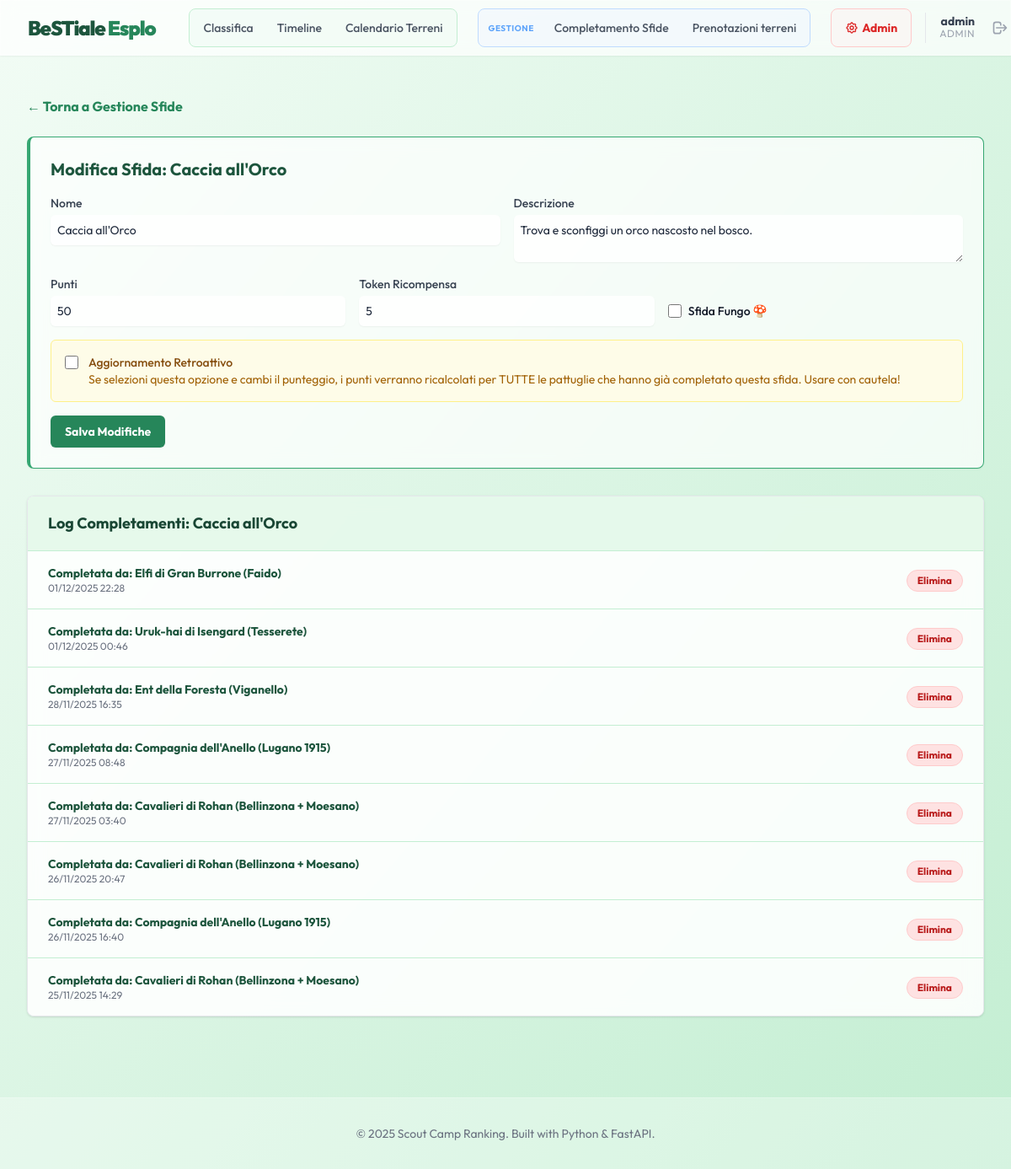
Page /admin/challenges/1 (signed in) on the committed database.
### app/models.py (models this page shows)
class User(Base):
    __tablename__ = "users"
    id: Mapped[int] = mapped_column(primary_key=True, index=True)
    username: Mapped[str] = mapped_column(unique=True, index=True)
    password_hash: Mapped[str] = mapped_column()
    role: Mapped[str] = mapped_column()  # 'unit', 'tech', 'admin'
    unita_id: Mapped[int | None] = mapped_column(ForeignKey("unita.id"), nullable=True)
    unita: Mapped[Optional["Unita"]] = relationship()

class Challenge(Base):
    __tablename__ = "challenges"
    id: Mapped[int] = mapped_column(primary_key=True, index=True)
    name: Mapped[str] = mapped_column(unique=True, index=True)
    description: Mapped[str] = mapped_column()
    points: Mapped[int] = mapped_column()
    is_fungo: Mapped[bool] = mapped_column(default=False)
    reward_tokens: Mapped[int] = mapped_column(default=0)
    completions: Mapped[list["Completion"]] = relationship(back_populates="challenge")

class Completion(Base):
    __tablename__ = "completions"
    id: Mapped[int] = mapped_column(primary_key=True, index=True)
    pattuglia_id: Mapped[int] = mapped_column(ForeignKey("pattuglie.id"))
    challenge_id: Mapped[int] = mapped_column(ForeignKey("challenges.id"))
    timestamp: Mapped[datetime] = mapped_column(default=datetime.utcnow)
    pattuglia: Mapped["Pattuglia"] = relationship(back_populates="completions")
    challenge: Mapped["Challenge"] = relationship(back_populates="completions")

class Pattuglia(Base):
    __tablename__ = "pattuglie"
    id: Mapped[int] = mapped_column(primary_key=True, index=True)
    name: Mapped[str] = mapped_column(unique=True, index=True)
    capo_pattuglia: Mapped[str] = mapped_column()
    unita_id: Mapped[int] = mapped_column(ForeignKey("unita.id"))
    current_score: Mapped[int] = mapped_column(default=0)
    unita: Mapped["Unita"] = relationship(back_populates="pattuglie")
    completions: Mapped[list["Completion"]] = relationship(back_populates="pattuglia")

class Unita(Base):
    __tablename__ = "unita"
    id: Mapped[int] = mapped_column(primary_key=True, index=True)
    name: Mapped[str] = mapped_column(unique=True, index=True)
    sottocampo: Mapped[str] = mapped_column()
    pattuglie: Mapped[list["Pattuglia"]] = relationship(back_populates="unita")

### app/routers/admin.py (the view)
@router.get("/challenges/{challenge_id}", response_class=HTMLResponse)
async def edit_challenge_form(
    challenge_id: int, request: Request, db: Session = Depends(get_db), user: User = Depends(get_admin_user)
):
    challenge = db.query(Challenge).filter(Challenge.id == challenge_id).first()
    if not challenge:
        raise HTTPException(status_code=404, detail="Challenge not found")
    completions = (
        db.query(Completion)
        .filter(Completion.challenge_id == challenge_id)
        .options(joinedload(Completion.pattuglia))
        .order_by(Completion.timestamp.desc())
        .all()
    )
    return templates.TemplateResponse(
        "edit_challenge.html", {"request": request, "challenge": challenge, "completions": completions, "user": user}
    )

### app/templates/edit_challenge.html
{% extends "base.html" %}
{% block content %}
<div class="px-4 py-6 sm:px-0">
    <div class="mb-6">
        <a href="/admin/challenges" class="text-scout-600 hover:text-scout-800 font-bold">← Torna a Gestione Sfide</a>
    </div>
    <div class="glass p-6 rounded-lg shadow-sm border-l-4 border-scout-500 mb-8">
        <h2 class="text-xl font-bold mb-4 text-scout-800">Modifica Sfida: {{ challenge.name }}</h2>
        <form action="/admin/challenges/{{ challenge.id }}/edit" method="post" class="space-y-4">
            <div class="grid grid-cols-1 md:grid-cols-2 gap-4">
                <div>
                    <label class="block text-sm font-medium text-gray-700">Nome</label>
                    <input type="text" name="name" value="{{ challenge.name }}" required
                        class="mt-1 block w-full rounded-md border-gray-300 shadow-sm focus:border-scout-500 focus:ring-scout-500 sm:text-sm p-2 bg-white/80">
                </div>
                <div>
                    <label class="block text-sm font-medium text-gray-700">Descrizione</label>
                    <textarea name="description" required
                        class="mt-1 block w-full rounded-md border-gray-300 shadow-sm focus:border-scout-500 focus:ring-scout-500 sm:text-sm p-2 bg-white/80">{{ challenge.description }}</textarea>
                </div>
            </div>
            <div class="grid grid-cols-1 md:grid-cols-3 gap-4 items-center">
                <div>
                    <label class="block text-sm font-medium text-gray-700">Punti</label>
                    <input type="number" name="points" value="{{ challenge.points }}" required
                        class="mt-1 block w-full rounded-md border-gray-300 shadow-sm focus:border-scout-500 focus:ring-scout-500 sm:text-sm p-2 bg-white/80">
                </div>
                <div>
                    <label class="block text-sm font-medium text-gray-700">Token Ricompensa</label>
                    <input type="number" name="reward_tokens" value="{{ challenge.reward_tokens }}"
                        class="mt-1 block w-full rounded-md border-gray-300 shadow-sm focus:border-scout-500 focus:ring-scout-500 sm:text-sm p-2 bg-white/80">
                </div>
                <div class="flex items-center mt-6">
                    <input type="checkbox" name="is_fungo" value="true" {% if challenge.is_fungo %}checked{% endif %}
                        class="h-4 w-4 text-scout-600 focus:ring-scout-500 border-gray-300 rounded">
                    <label class="ml-2 block text-sm text-gray-900 font-medium">Sfida Fungo 🍄</label>
                </div>
            </div>
            <div class="mt-4 p-4 bg-yellow-50 border border-yellow-200 rounded-md">
                <div class="flex items-start">
                    <div class="flex items-center h-5">
                        <input type="checkbox" name="retroactive_update" value="true"
                            class="focus:ring-yellow-500 h-4 w-4 text-yellow-600 border-gray-300 rounded">
                    </div>
                    <div class="ml-3 text-sm">
                        <label class="font-medium text-yellow-800">Aggiornamento Retroattivo</label>
                        <p class="text-yellow-700">Se selezioni questa opzione e cambi il punteggio, i punti verranno
                            ricalcolati per TUTTE le pattuglie che hanno già completato questa sfida. Usare con cautela!
                        </p>
                    </div>
                </div>
            </div>
            <button type="submit"
                class="w-full md:w-auto flex justify-center py-2 px-4 border border-transparent rounded-md shadow-sm text-sm font-bold text-white bg-scout-600 hover:bg-scout-700"
                onclick="return confirm('Salvare le modifiche? Se hai selezionato l\'aggiornamento retroattivo, i punteggi verranno ricalcolati.');">
                Salva Modifiche
            </button>
        </form>
    </div>
    <div class="glass shadow overflow-hidden border-b border-gray-200 sm:rounded-lg overflow-x-auto">
        <div class="px-4 py-5 sm:px-6 bg-scout-100/80 border-b border-scout-200">
            <h3 class="text-lg leading-6 font-bold text-scout-900">Log Completamenti: {{ challenge.name }}</h3>
        </div>
        <ul role="list" class="divide-y divide-scout-200 bg-white/60">
            {% for c in completions %}
            <li class="px-4 py-4 sm:px-6 hover:bg-white/80 transition-colors duration-150">
                <div class="flex items-center justify-between">
                    <div class="flex flex-col">
                        <p class="text-sm font-bold text-scout-800 truncate">
                            Completata da: {{ c.pattuglia.name }} ({{ c.pattuglia.unita.name }})
                        </p>
                        <p class="text-xs text-gray-500">
                            {{ c.timestamp.strftime('%d/%m/%Y %H:%M') }}
                        </p>
                    </div>
                    <div class="ml-2 flex-shrink-0 flex">
                        <form action="/admin/rollback/{{ c.id }}" method="post"
                            onsubmit="return confirm('Sei sicuro di voler annullare questa azione?');">
                            <button type="submit"
                                class="px-3 py-1 text-xs font-bold text-red-700 bg-red-100 rounded-full hover:bg-red-200 border border-red-200">
                                Elimina
                            </button>
                        </form>
                    </div>
                </div>
            </li>
            {% else %}
            <li class="px-4 py-4 sm:px-6 text-sm text-gray-500">Nessun completamento registrato.</li>
            {% endfor %}
        </ul>
    </div>
</div>
{% endblock %}

### app/templates/base.html (shortened to what this page needs)
<!DOCTYPE html>
<html lang="it">
<head>
    <script src="https://cdn.tailwindcss.com"></script>
</head>
<body class="bg-gradient-to-br from-scout-50 to-scout-200 min-h-screen text-slate-800">
    <nav class="glass sticky top-0 z-50 shadow-sm">
        <div class="max-w-7xl mx-auto px-4 sm:px-6 lg:px-8">
            <div class="flex justify-between h-16">
                <div class="flex-shrink-0 flex items-center">
                    <span class="font-black text-2xl tracking-tighter text-scout-800">
                        BeSTiale <span class="text-scout-600">Esplo</span>
                    </span>
                    <div class="hidden sm:flex sm:items-center sm:space-x-6 ml-10">
                        <div class="flex space-x-1 bg-scout-50/80 rounded-lg p-1 border border-scout-200 items-center">
                            <a href="/"
                                class="px-3 py-2 rounded-md text-sm font-medium text-gray-600 hover:text-scout-700 hover:bg-white/60 transition-colors">
                                Classifica
                            </a>
                            <a href="/timeline"
                                class="px-3 py-2 rounded-md text-sm font-medium text-gray-600 hover:text-scout-700 hover:bg-white/60 transition-colors">
                                Timeline
                            </a>
                            <a href="/prenotazioni"
                                class="px-3 py-2 rounded-md text-sm font-medium text-gray-600 hover:text-scout-700 hover:bg-white/60 transition-colors">
                                Calendario Terreni
                            </a>
                        </div>
                        {% if user and user.role in ['tech', 'admin'] %}
                        <div class="flex space-x-1 bg-blue-50/50 rounded-lg p-1 border border-blue-200 items-center">
                            <span
                                class="px-2 text-[10px] font-bold text-blue-400 uppercase tracking-wider hidden lg:block">Gestione</span>
                            <a href="/input"
                                class="px-3 py-2 rounded-md text-sm font-medium text-gray-600 hover:text-blue-700 hover:bg-white/60 transition-colors">
                                Completamento Sfide
                            </a>
                            <a href="/gestione-terreni"
                                class="px-3 py-2 rounded-md text-sm font-medium text-gray-600 hover:text-blue-700 hover:bg-white/60 transition-colors">
                                Prenotazioni terreni
                            </a>
                        </div>
                        {% endif %}
                    </div>
                    <div class="flex items-center space-x-4 ml-6">
                        {% if user and user.role == 'admin' %}
                        <div class="flex space-x-1 bg-red-50/50 rounded-lg p-1 border border-red-200">
                            <a href="/admin"
                                class="flex items-center px-3 py-2 rounded-md text-sm font-bold text-red-600 hover:text-red-800 hover:bg-white/60 transition-colors">
                                Admin
                            </a>
                        </div>
                        {% endif %}
                        {% if user %}
                        <div class="flex items-center space-x-3 pl-4 border-l border-gray-200">
                            <div class="flex flex-col text-right hidden md:flex">
                                <span class="text-sm font-bold text-gray-700 leading-none">{{ user.username }}</span>
                                <span class="text-xs text-gray-400 uppercase tracking-wider">{{ user.role }}</span>
                            </div>
                            <a href="/logout"
                                class="p-2 text-gray-400 hover:text-red-600 rounded-full hover:bg-red-50 transition-colors"
                                title="Esci">
                                <svg xmlns="http://www.w3.org/2000/svg" class="h-5 w-5" fill="none" viewBox="0 0 24 24"
                                    stroke="currentColor">
                                    <path stroke-linecap="round" stroke-linejoin="round" stroke-width="2"
                                        d="M17 16l4-4m0 0l-4-4m4 4H7m6 4v1a3 3 0 01-3 3H6a3 3 0 01-3-3V7a3 3 0 013-3h4a3 3 0 013 3v1" />
                                </svg>
                            </a>
                        </div>
                        {% endif %}
                    </div>
                </div>
            </div>
    </nav>
    <main class="max-w-7xl mx-auto py-6 sm:px-6 lg:px-8">
        {% block content %}{% endblock %}
    </main>
    <footer class="bg-white/30 border-t border-white/20 mt-12 py-8">
        <div class="max-w-7xl mx-auto px-4 text-center text-gray-500 text-sm">
            &copy; 2025 Scout Camp Ranking. Built with Python & FastAPI.
        </div>
    </footer>
</body>
</html>

### app/templates/base.html (style rules this page uses)
body { font-family: 'Outfit', sans-serif; }
.glass { background: rgba(255, 255, 255, 0.7); backdrop-filter: blur(10px); -webkit-backdrop-filter: blur(10px); border: 1px solid rgba(255, 255, 255, 0.3); }

### rows in the picture
User: username "admin", role "ADMIN"
Challenge: name "Caccia all'Orco", description "Trova e sconfiggi un orco nascosto nel bosco.", points "50", reward_tokens "5"
Completion: pattuglia.name "Elfi di Gran Burrone", pattuglia.unita.name "Faido", timestamp "01/12/2025 22:28"
Completion: pattuglia.name "Uruk-hai di Isengard", pattuglia.unita.name "Tesserete", timestamp "01/12/2025 00:46"
Completion: pattuglia.name "Ent della Foresta", pattuglia.unita.name "Viganello", timestamp "28/11/2025 16:35"
Completion: pattuglia.name "Compagnia dell'Anello", pattuglia.unita.name "Lugano 1915", timestamp "27/11/2025 08:48"
Completion: pattuglia.name "Cavalieri di Rohan", pattuglia.unita.name "Bellinzona + Moesano", timestamp "27/11/2025 03:40"
Completion: pattuglia.name "Cavalieri di Rohan", pattuglia.unita.name "Bellinzona + Moesano", timestamp "26/11/2025 20:47"
Completion: pattuglia.name "Compagnia dell'Anello", pattuglia.unita.name "Lugano 1915", timestamp "26/11/2025 16:40"
Completion: pattuglia.name "Cavalieri di Rohan", pattuglia.unita.name "Bellinzona + Moesano", timestamp "25/11/2025 14:29"
